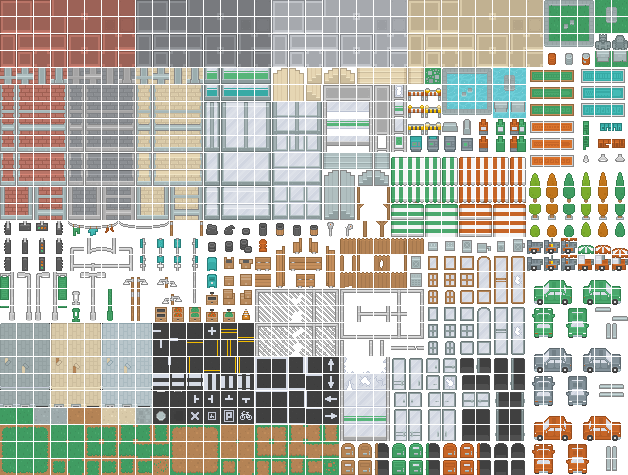
#> input picture Images/roguelikeCity.png, 628 x 475 px
$ python cutting.py
#> lines starting #> are read from the running program, lines starting #| are printed output that depends on the picture
from PIL import Image
import numpy as np
image = Image.open("roguelikeCity.png")
#> image is the input picture: PIL image 628x475 RGBA; mean R, G, B, A 182.5, 183, 172.5, 179.9
iarr = np.array(image)

ni = iarr.copy()
print(iarr.shape)
#| (475, 628, 4)
# Horitzontal
for i in range(iarr.shape[0],0,-17):
    if i != iarr.shape[0]:
        print("Deleting column:",i)
        ni = np.delete(ni,i,0)
#> this loop made 28 passes
#> pass 2, `ni = np.delete(ni,i,0)`:
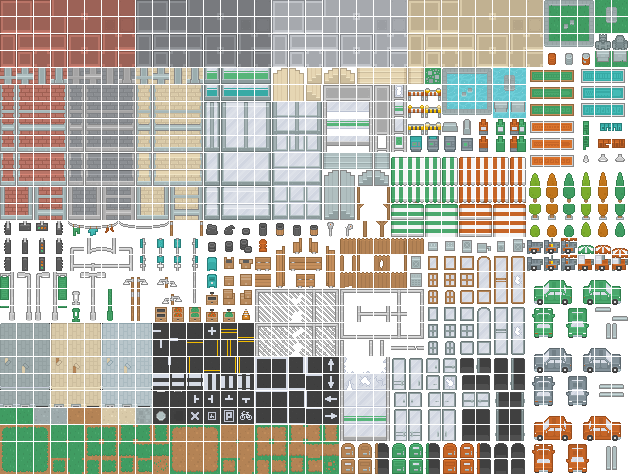
#> ni: shape (474, 628, 4); mean R, G, B, A 182.4, 182.8, 172.3, 180.3; transparent parts drawn white
#> pass 3, `ni = np.delete(ni,i,0)`:
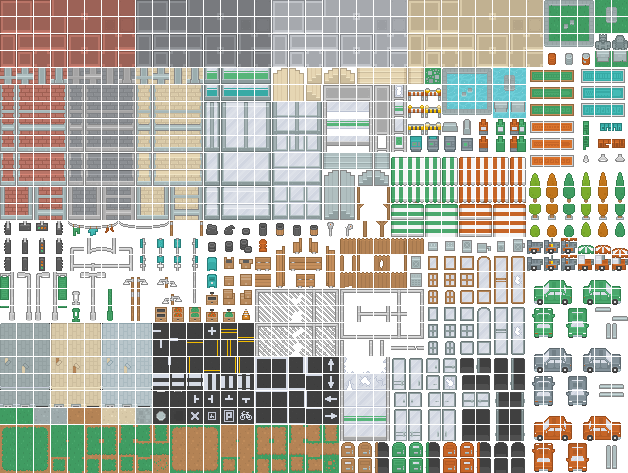
#> ni: shape (473, 628, 4); mean R, G, B, A 182.2, 182.7, 172.1, 180.7; transparent parts drawn white
#> after the loop:
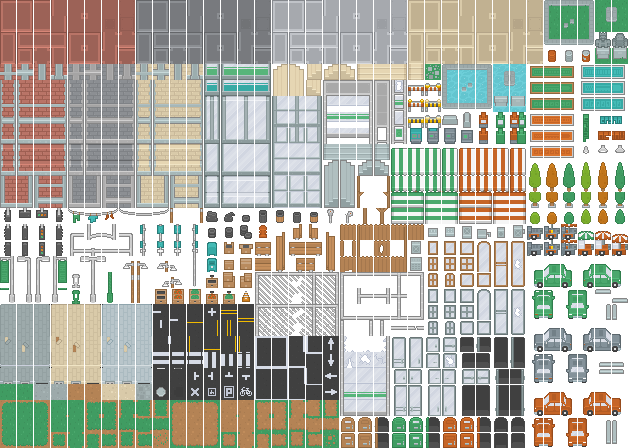
#> ni: shape (448, 628, 4); mean R, G, B, A 178.1, 178.6, 167.5, 190.8; transparent parts drawn white
# Vertical
for i in range(iarr.shape[1],0,-17):
    if i != iarr.shape[1]:
        print("Deleting file:",i)
        ni = np.delete(ni,i,1)
#> this loop made 37 passes
#> pass 2, `ni = np.delete(ni,i,1)`:
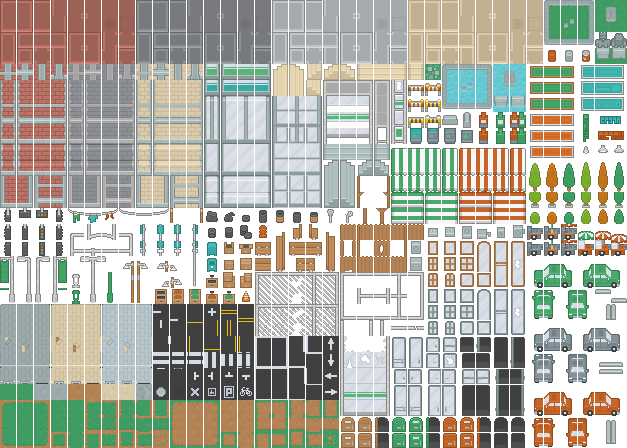
#> ni: shape (448, 627, 4); mean R, G, B, A 178, 178.5, 167.4, 191.1; transparent parts drawn white
#> pass 3, `ni = np.delete(ni,i,1)`:
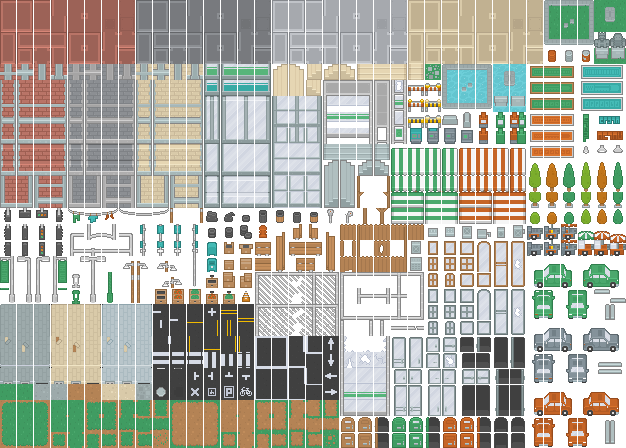
#> ni: shape (448, 626, 4); mean R, G, B, A 177.9, 178.4, 167.2, 191.4; transparent parts drawn white
#> after the loop:
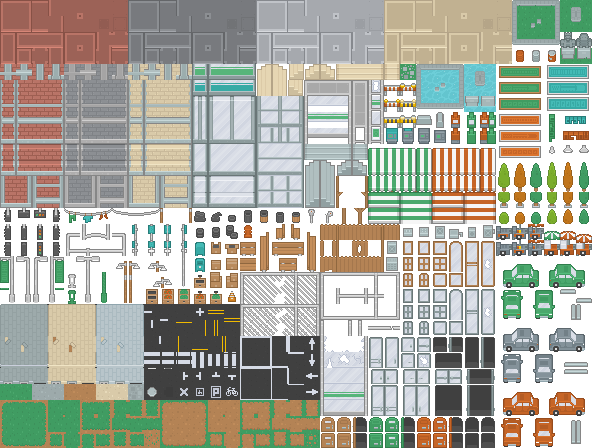
#> ni: shape (448, 592, 4); mean R, G, B, A 173.5, 174, 162.2, 202.4; transparent parts drawn white
print("ni.shape:",ni.shape)
#| ni.shape: (448, 592, 4)
im = Image.fromarray(ni)
im.save("nomargins.png")
im.show()
